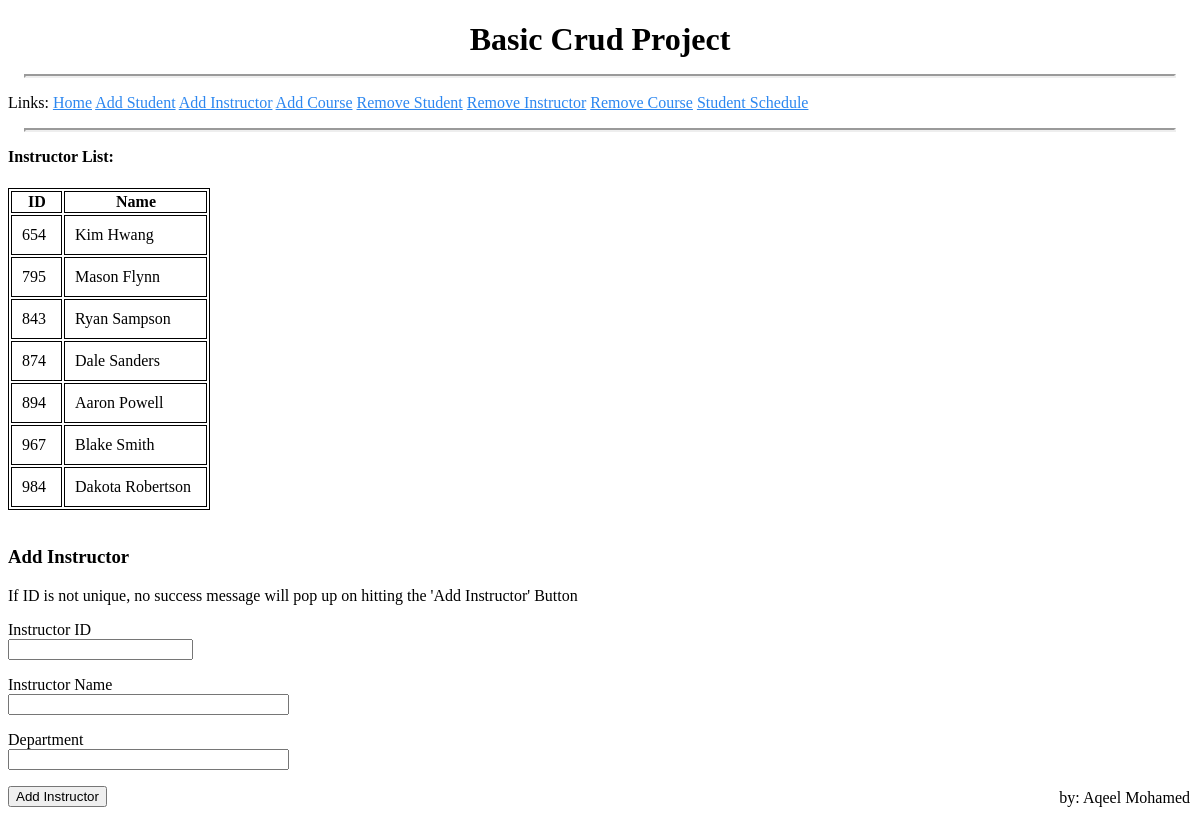
/add_instructor, run on the app's committed database.
### app/models.py (models this page shows, shortened)
class Instructor(db.Model):
    instructor_id = db.Column(db.Integer, primary_key=True)
    name = db.Column(db.String)
    department = db.Column(db.String)

### app/routes.py (the view, shortened to what this page needs)
@app.route('/add_instructor', methods=['GET', 'POST'])
def addInstructor():
    form = AddInstructor()
    connection = sqlite3.connect("app.db")
    crsr = connection.cursor()
    crsr.execute('SELECT instructor.instructor_id, instructor.name from instructor')
    insList = crsr.fetchall()
    return render_template('add_instructor.html', title='Add Instructor', form=form, insList=insList)

### app/forms.py
class AddInstructor(FlaskForm):
    def checkForInstructor(form, field):
        connection = sqlite3.connect('app.db')
        crsr = connection.cursor()
        crsr.execute('select instructor.instructor_id from instructor where instructor.instructor_id == ?', (form.instructor_id.data,))
        if len(crsr.fetchall()) != 0:
            flash('Instructor already exists! Please make sure ID is unique!')
            redirect(url_for('addInstructor'))
            raise ValidationError('Instructor already exists! Please make sure ID is unique!')
        return True
    instructor_id = IntegerField('Instructor ID', validators=[DataRequired(), checkForInstructor])
    name = StringField('Instructor Name', validators=[DataRequired()])
    department = StringField('Department', validators=[DataRequired()])
    submit = SubmitField('Add Instructor')

### app/templates/add_instructor.html (shortened to what this page needs)
{% extends "base.html" %}
{% block content %}
    <h4>Instructor List: </h4>
        <div id="instructorList">
            <table>
                <tr>
                    <th> ID </th>
                    <th> Name </th>
                </tr>
                {% for instructor in insList %}
                    <tr>
                        <td> {{ instructor[0] }} </td>
                        <td> {{ instructor[1] }} </td>
                    </tr>
                {% endfor %}
            </table>
        </div>
    <br>
    <h3> Add Instructor </h3>
    <p>If ID is not unique, no success message will pop up on hitting the 'Add Instructor' Button </p>
    <form action="" method="post" novalidate>
        <p>
            {{ form.instructor_id.label  }} <br>
            {{ form.instructor_id(size=32) }}
        </p>
        <p>
            {{ form.name.label  }} <br>
            {{ form.name(size=32) }}
        </p>
        <p>
            {{ form.department.label  }} <br>
            {{ form.department(size=32) }}
        </p>
        <p>
            {{ form.submit() }}
        </p>
    </form>
{% endblock %}

### app/templates/base.html (style rules this page uses)
h4 { text-align:left;margin-top:0; }
table, th, td { border: 1px solid black; }
th { padding-right:0px }
td { padding: 10px; padding-right: 15px }

### data on the page
Instructor: instructor_id "654", name "Kim Hwang"
Instructor: instructor_id "795", name "Mason Flynn"
Instructor: instructor_id "843", name "Ryan Sampson"
Instructor: instructor_id "874", name "Dale Sanders"
Instructor: instructor_id "894", name "Aaron Powell"
Instructor: instructor_id "967", name "Blake Smith"
Instructor: instructor_id "984", name "Dakota Robertson"
